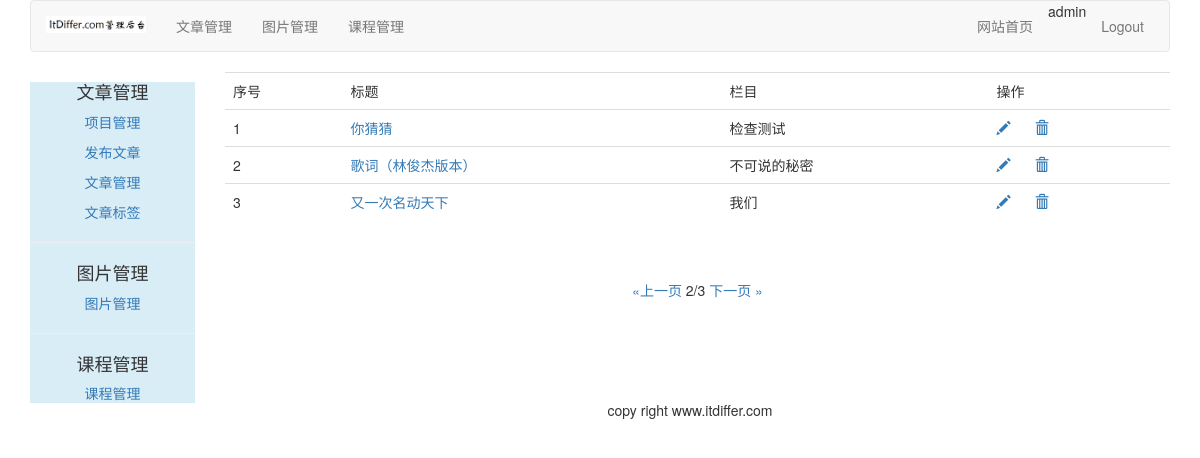
Screenshot of /article/article-list/?page=2 (signed in) with the database file from the repository.
### article/models.py (models this page shows, shortened)
class ArticlePost(models.Model):
    author = models.ForeignKey(User, related_name="article", on_delete=models.CASCADE)  # 作者
    title = models.CharField(max_length=200)  # 标题
    slug = models.SlugField(max_length=500)
    column = models.ForeignKey(ArticleColumn, related_name="article_column", on_delete=models.CASCADE)  # 栏目
    body = models.TextField()  # 内容
    created = models.DateTimeField(default=timezone.now)  # 创造时间
    updated = models.DateTimeField(auto_now=True)  # 更新时间
    users_like = models.ManyToManyField(User, related_name="articles_like", blank=True)
    article_tag = models.ManyToManyField(ArticleTag, related_name='article_tag', blank=True)  # 文章标签
    class Meta:
        ordering = ("-updated",)
        index_together = (('id', 'slug'),)
    def get_absolute_url(self):
        return reverse("article:article_detail", args=[self.id, self.slug])

class ArticleColumn(models.Model):             # 栏目
    user = models.ForeignKey(User, related_name='article_column', on_delete=models.CASCADE)
    column = models.CharField(max_length=200)
    created = models.DateField(auto_now_add=True)
    def __str__(self):
        return self.column

### article/views.py (the view)
# urls.py: path('article-list/',views.article_list,name='article_list'),                       # 文章标题列表
@login_required(login_url='/account/login')
def article_list(request):
    articles_list = ArticlePost.objects.filter(author=request.user)
    paginator = Paginator(articles_list, 3)
    page = request.GET.get('page')          # 获取 URL中的page 参数
    try:
        current_page = paginator.page(page)       # 指定 page 页面中的内容
        articles = current_page.object_list
    except PageNotAnInteger:                      # 传入参数不为整数，显示第一页
        current_page = paginator.page(1)
        articles = current_page.object_list
    except EmptyPage:                             # 参数为空，显示最后一页面
        current_page = paginator.page(paginator.num_pages)
        articles = current_page.object_list
    return render(request, "article/column/article_list.html", {"articles":articles, "page": current_page})

### templates/article/column/article_list.html (shortened to what this page needs)
{% extends "article/base.html" %}
{% load staticfiles %}
{% block content %}
<div>
    <table class="table table-hover">
    	<tr>
    		<td>序号</td>
    		<td>标题</td>
            <td>栏目</td>
    		<td>操作</td>
    	</tr>
    	{% for article in articles %}
    	<tr id={{ article.id }}>
    	    <td>{{ forloop.counter }}</td>
    	    <td><a href="{{ article.get_absolute_url }}">{{ article.title}}</a></td>
            <td>{{ article.column}}</td>
    	    <td>
                <a name="edit" href="{% url 'article:redit_article' article.id %}"><span class="glyphicon glyphicon-pencil"></span></a>
                <a nane="delete" href="javascript:" onclick="del_article(this, {{ article.id }})"><span class="glyphicon glyphicon-trash" style="margin-left:20px;"></span></a>
            </td>
    	</tr>
    	{% endfor %}
    </table>
    {% include "paginator.html" %}
</div>
{% endblock %}

### templates/article/header.html
{% load staticfiles%}
<div class="container-fluid">
   <nav class="navbar navbar-default" role="navigation" >
        <div class="navbar-header">
             <a class="navbar-brand" href="http://www.itdiffer.com">
                 <img width="100px" src="{% static 'images/backlogo.png'%}">
             </a>
         </div>
       <div>
           <ul class="nav navbar-nav">
               <li><a href="{% url 'article:article_column' %}" >文章管理</a></li>
               <li><a href="{% url 'image:list_images' %}">图片管理</a></li>
                <li><a href="{% url 'course:manage_course' %}">课程管理</a></li>
           </ul>
            <ul class="nav navbar-nav navbar-right" style="margin-right:10px ">
               <li><a href="{% url 'blog:blog_title' %}" >网站首页</a></li>
                <li><span>{{ user.username }}</span></li>
                <li><a href="{% url 'account:user_logout'%}">Logout</a> </li>
           </ul>
       </div>
    </nav>
</div>

### rows the page displays
ArticlePost: title "你猜猜", column "检查测试"
ArticlePost: title "歌词（林俊杰版本）", column "不可说的秘密"
ArticlePost: title "又一次名动天下", column "我们"

### other values shown
{{ user.username }} "admin"
{{ page.number }} "2"
{{ page.paginator.num_pages }} "3"
